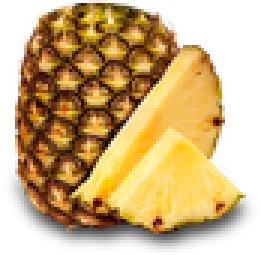
#> input picture lib/img/ananas.png, 87 x 85 px, given in place of ., which was not available (shown 3 times larger)
$ python -i card_image_creator_using_basic_slices.py   (imports and definitions only)
#> lines starting #> are read from the running program, lines starting #| are printed output that depends on the picture; after the words box and inside, x2 and y2 are one past the last pixel; in counts of white or black regions, pixels touching at a corner belong together; pictures that were not available may be replaced by others from this repository, and a replacement may not be noted
import math
import random
from PIL import Image, ImageDraw, ImageChops, ImageOps

class Card_Image_Creator:
    def __init__(self, canvas_size=1024, base_item_size=256,
                 min_scale=0.5, max_scale=1.0, padding_from_circle=10,
                 max_attempts_per_icon=50):
#> called with canvas_size = 1024, base_item_size = 256, min_scale = 0.5, max_scale = 1, padding_from_circle = 10, max_attempts_per_icon = 50
        self.canvas_size = canvas_size
        self.base_item_size = base_item_size
        self.radius = canvas_size // 2
        self.min_scale = min_scale
        self.max_scale = max_scale
        self.padding_from_circle = padding_from_circle
        self.max_attempts = max_attempts_per_icon

        # maska ograniczająca okrąg
        self.circle_mask = Image.new("1", (canvas_size, canvas_size), 0)
#> self.circle_mask: PIL image 1024x1024 1; every value is 0
        draw = ImageDraw.Draw(self.circle_mask)
        draw.ellipse(
            (padding_from_circle, padding_from_circle,
             canvas_size - padding_from_circle,
             canvas_size - padding_from_circle),
            fill=1
        )

    def _prepare_image(self, path, scale):
#> called with path = '.', scale = 0.953
        img = Image.open(path).convert("RGBA")
#> img is the input picture: PIL image 87x85 RGBA; mean R, G, B, A 126.2, 94.1, 42.6, 163.1
        size = max(1, int(self.base_item_size * scale))
        img = img.resize((size, size), Image.BICUBIC)
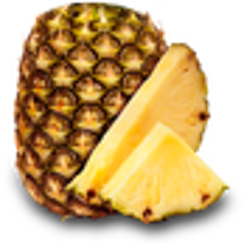
#> img: PIL image 244x244 RGBA; mean R, G, B, A 120.4, 89.6, 39.1, 163.1; transparent parts drawn white
        angle = random.randint(0, 359)
        img = img.rotate(angle, expand=True)
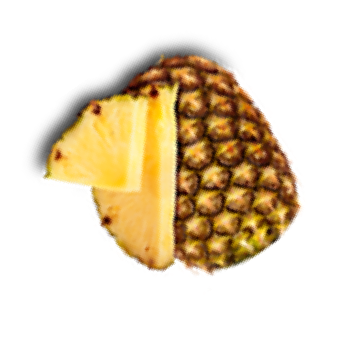
#> img: PIL image 340x340 RGBA; mean R, G, B, A 62, 46.1, 20.2, 84; transparent parts drawn white
        return img

    def _get_mask(self, img):
        return img.split()[3].point(lambda p: 1 if p>0 else 0).convert("1")
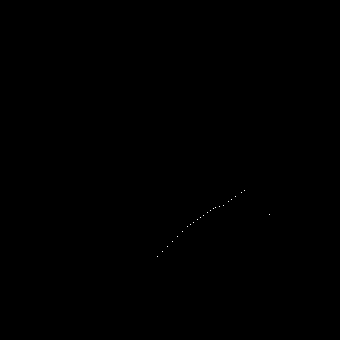
#> returned value: PIL image 340x340 1; 0.02% white in thin lines or dots, all inside (x1, y1, x2, y2) = (157, 190, 270, 257)

    def _check_collision(self, occupancy_map, mask, x, y):
        temp = Image.new("1", (self.canvas_size, self.canvas_size), 0)
        temp.paste(mask, (x, y))
        overlap = ImageChops.logical_and(temp, occupancy_map)
        return overlap.getbbox() is not None

    def _check_inside_circle(self, mask, x, y):
        temp = Image.new("1", (self.canvas_size, self.canvas_size), 0)
        temp.paste(mask, (x, y))
        outside = ImageChops.logical_and(temp, ImageOps.invert(self.circle_mask))
        return outside.getbbox() is None

    def create(self, paths, output_path):
        n = len(paths)
        canvas = Image.new("RGBA", (self.canvas_size, self.canvas_size), (255,255,255,0))
        draw = ImageDraw.Draw(canvas)
        draw.ellipse(
            (self.padding_from_circle, self.padding_from_circle,
             self.canvas_size - self.padding_from_circle,
             self.canvas_size - self.padding_from_circle),
            fill='#FFFFFF', outline='#CCCCCC', width=3
        )

        occupancy_map = Image.new("1", (self.canvas_size, self.canvas_size), 0)

        # centralna ikona
        central_img = self._prepare_image(paths[0], random.uniform(self.max_scale*0.7, self.max_scale))
        central_mask = self._get_mask(central_img)
        cx = self.radius - central_img.width // 2 + random.randint(-20, 20)
#> cx = 324
        cy = self.radius - central_img.height // 2 + random.randint(-20, 20)
#> cy = 338
        canvas.alpha_composite(central_img, (cx, cy))
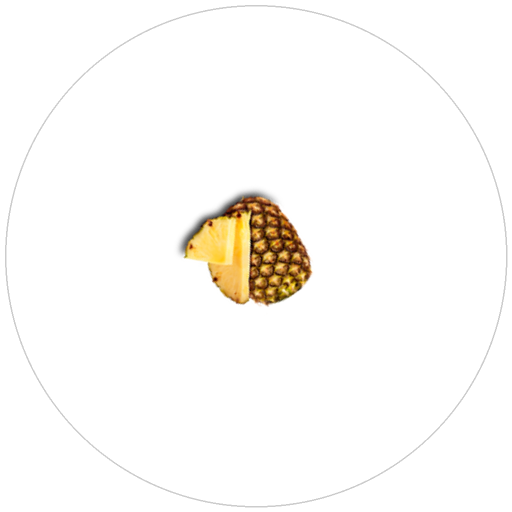
#> canvas: PIL image 1024x1024 RGBA (shown at 1/2 size); mean R, G, B, A 251.7, 250.1, 247.4, 192.9; transparent parts drawn white
        occupancy_map.paste(central_mask, (cx, cy))
#> occupancy_map: PIL image 1024x1024 1; 0% white in thin lines or dots, all inside (x1, y1, x2, y2) = (481, 528, 594, 595)

        # slice’owanie karty
        slices = n - 1
        angle_per_slice = 2*math.pi / slices
        slice_radius = (self.radius - self.padding_from_circle) * 0.7  # promień slice

        for i, path in enumerate(paths[1:], start=0):
            success = False
            for attempt in range(self.max_attempts):
                scale = random.uniform(self.min_scale, self.max_scale)
                img = self._prepare_image(path, scale)
#> call 2 of _prepare_image, with path = '.', scale = 0.983
#> in _prepare_image (call 2), `img = img.resize((size, size), Image.BICUBIC)`:
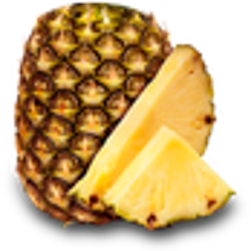
#> img: PIL image 251x251 RGBA; mean R, G, B, A 120.3, 89.6, 39.2, 163.1; transparent parts drawn white
#> in _prepare_image (call 2), `img = img.rotate(angle, expand=True)`:
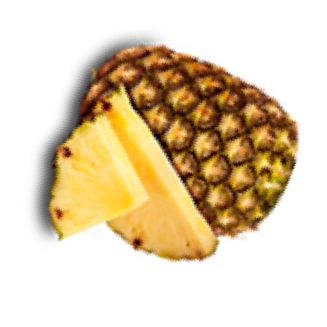
#> img: PIL image 327x327 RGBA; mean R, G, B, A 70.9, 52.8, 23.1, 96.1; transparent parts drawn white
                mask = self._get_mask(img)
#> in _get_mask (call 2), `return img.split()[3].point(lambda p: 1 if p>0 else 0).convert("1")`: returned value: PIL image 327x327 1; 0.02% white in thin lines or dots, all inside (x1, y1, x2, y2) = (150, 186, 257, 255)

                # ustawiamy ikonę mniej więcej w środku slice
                # idealny kąt w środku slice
                angle_center = i * angle_per_slice + angle_per_slice/2
                # slice_distance_factor określa odległość od środka karty
                self.slice_distance_factor = 0.6  # 0.5 = połowa promienia, 0.7 = bliżej krawędzi
                # odległość ikony od środka karty
                r_base = (self.radius - self.padding_from_circle) * self.slice_distance_factor
                # losowy mały offset w promieniu
                radius_offset = random.uniform(-r_base*0.01, r_base*0.01)  # +/-1% promienia
                r = r_base + radius_offset
                # losowy mały offset w kącie
                angle_offset = random.uniform(-angle_per_slice*0.2, angle_per_slice*0.2)  # +/-20% slice
                # radius_offset = random.uniform(-r*0.1, r*0.1)  # +/-10% promienia
                # x = int(self.radius + r * math.cos(angle_center) - img.width//2)
                # y = int(self.radius + r * math.sin(angle_center) - img.height//2)
                x = int(self.radius + (r + radius_offset) * math.cos(angle_center + angle_offset) - img.width//2)
#> x = 644
                y = int(self.radius + (r + radius_offset) * math.sin(angle_center + angle_offset) - img.height//2)
#> y = 399

                if not self._check_inside_circle(mask, x, y):
#> in _check_inside_circle, `temp.paste(mask, (x, y))`: temp: PIL image 1024x1024 1; 0% white in thin lines or dots, all inside (x1, y1, x2, y2) = (794, 585, 901, 654)
#> in _check_inside_circle, `outside = ImageChops.logical_and(temp, ImageOps.invert(self.circle_mas..`:
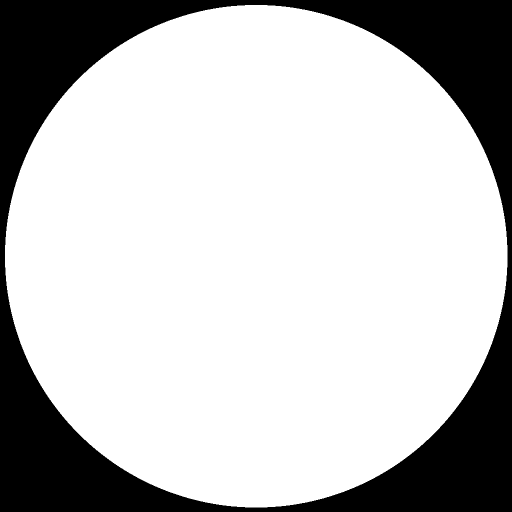
#> self.circle_mask: PIL image 1024x1024 1 (shown at 1/2 size); 75.6% white; 1 black region, box (x1, y1, x2, y2) and area: (0, 0, 1024, 1024) 255451
                    continue
                if self._check_collision(occupancy_map, mask, x, y):
                    continue

                canvas.alpha_composite(img, (x, y))
                occupancy_map.paste(mask, (x, y))
                success = True
                break

            if not success:
                # jeśli nie uda się idealnie, zmniejszamy skalę
                scale = max(self.min_scale, scale*0.7)
                img = self._prepare_image(path, scale)
                mask = self._get_mask(img)
                x = int(self.radius + r * math.cos(angle_center) - img.width//2)
                y = int(self.radius + r * math.sin(angle_center) - img.height//2)
                canvas.alpha_composite(img, (x, y))
                occupancy_map.paste(mask, (x, y))
#> pass 2 of the loop in create, `for i, path in enumerate(paths[1:], start=0):`:
#> success = False
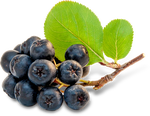
#> input picture lib/img/aronia.png, 150 x 116 px, given in place of , which was not available
#> in _prepare_image, img is the input picture: PIL image 150x116 RGBA; mean R, G, B, A 71.3, 78.8, 41.2, 137.2
#> in _prepare_image (call 4), `img = img.rotate(angle, expand=True)`:
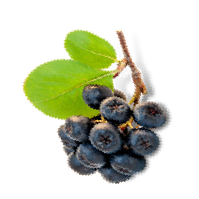
#> img: PIL image 199x199 RGBA; mean R, G, B, A 39.7, 44.2, 22.4, 83.2; transparent parts drawn white
#> in create, `canvas.alpha_composite(img, (x, y))`:
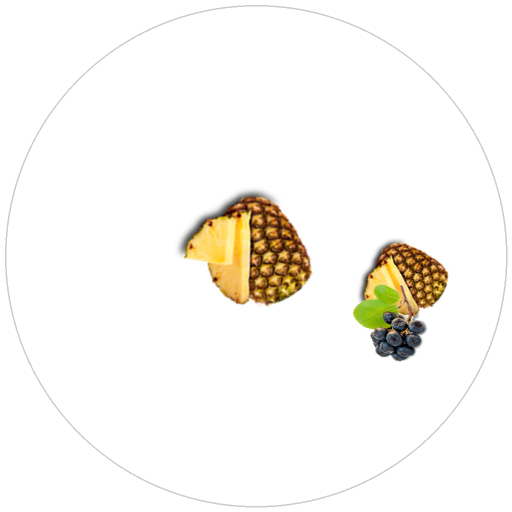
#> canvas: PIL image 1024x1024 RGBA (shown at 1/2 size); mean R, G, B, A 248.6, 246.5, 242.1, 192.9; transparent parts drawn white

        canvas.save(output_path, dpi=(600,600), format='PNG', subsampling=0, quality=100)
        print(f"✅ Saved {output_path}")

#> (the run stopped early here; a loop or call above may not have finished)
